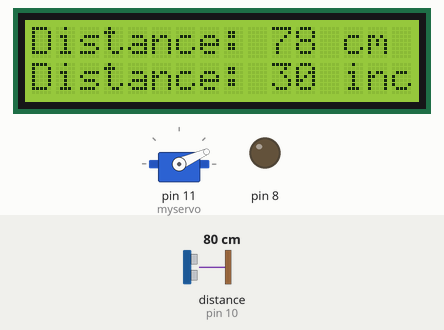
The sketch below on a simulated Arduino Uno, built with avr-gcc and run on an emulated ATmega328P. Shown: servo, 16×2 character LCD, output pins drawn as LEDs (lit = HIGH). Wiring (inferred from the names in the program): ultrasonic range finder: trigger pin 9; echo pin 10. Dashed ring = blinking. The test bench sets the inputs (shaded band); at power-on: distance to the obstacle (sensor on pin 10) 80 cm. The echo pulse lasts 58.3 µs per cm; pins used as bus, display or sensor lines are not drawn.

Above: at 1.2 s.
1.3 s: distance to the obstacle (sensor on pin 10) set to 29 cm
At 2.2 s:
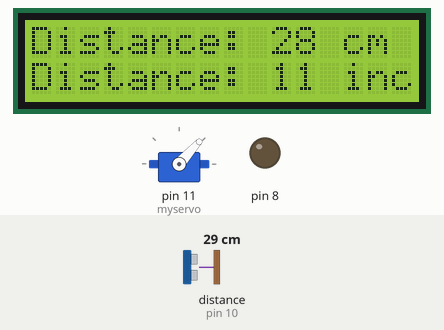
2.9 s: distance to the obstacle (sensor on pin 10) set to 24 cm
At 3.6 s:
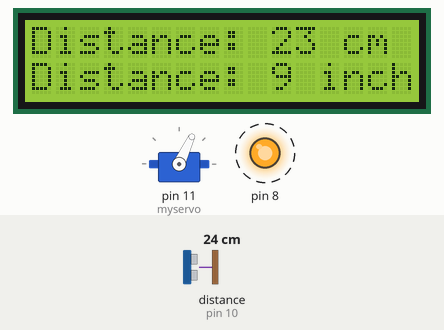
5.9 s: distance to the obstacle (sensor on pin 10) set to 12 cm
At 6.8 s:
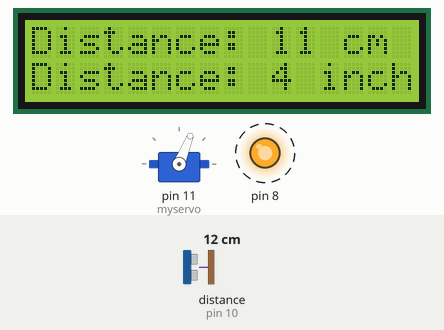
7.5 s: distance to the obstacle (sensor on pin 10) set to 9 cm
At 8.9 s:
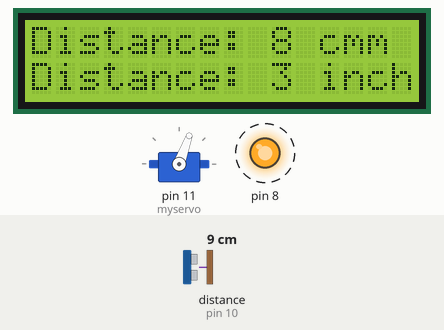
10.5 s: distance to the obstacle (sensor on pin 10) set to 35 cm
At 11.4 s:
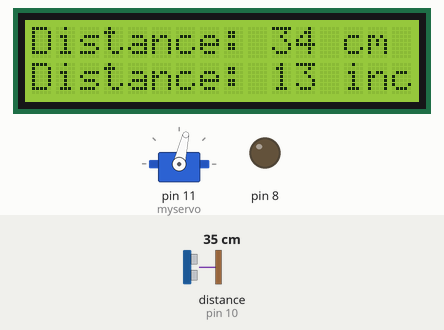
13.1 s: distance to the obstacle (sensor on pin 10) set to 2 cm
At 13.9 s:
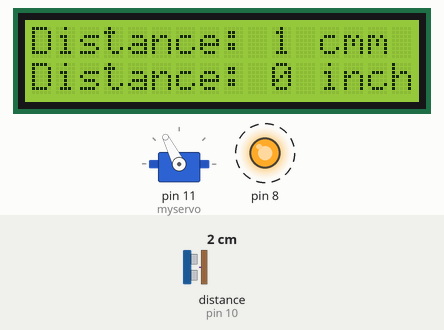
Timing chart, 0 to 38.5 s (numbered marks = the images above; inputs shaded):
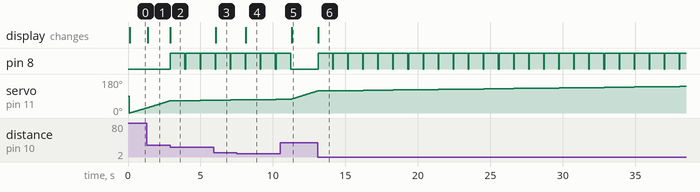

Measured:
- the behaviour switches between 27 and 26 cm on distance to the obstacle (sensor on pin 10) (found by bisection; images 1 and 2)
- the behaviour switches between 11 and 10 cm on distance to the obstacle (sensor on pin 10) (found by bisection; images 3 and 4)
- after the input at 1.3 s, the display: changes after 0.06 s (image 1)
- after the input at 2.9 s, pin 8: alternates HIGH for 1.0 s and LOW for 0.04 s, starting at once; the display: changes at once (image 2)
- after the input at 5.9 s, the display: changes after 0.15 s (image 3)
- after the input at 7.5 s, the display: changes after 0.64 s (image 4)
- after the input at 10.5 s, pin 8: goes on until 11.2 s, then stays LOW; the display: changes after 0.78 s (image 5)
- after the input at 13.1 s, pin 8: alternates HIGH for 1.0 s and LOW for 0.04 s, starting at once; the display: changes at once (image 6)

The sketch:

sketch_feb26c.ino
```cpp
/*
* Ultrasonic Sensor HC-SR04 and Arduino Tutorial
*
* by Dejan Nedelkovski,
* www.HowToMechatronics.com
*
*/
#include <LiquidCrystal.h> // includes the LiquidCrystal Library
LiquidCrystal lcd(1, 2, 4, 5, 6, 7);
#include <Servo.h>
Servo myservo;
int pos =0;// Creates an LCD object. Parameters: (rs, enable, d4, d5, d6, d7)
const int trigPin = 9;
const int echoPin = 10;
const int buzzer = 12;
long duration;
int distanceCm, distanceInch;
void setup() {
myservo.attach(11);
  pinMode(8,OUTPUT);
lcd.begin(16,2); // Initializes the interface to the LCD screen, and specifies the dimensions (width and height) of the display
pinMode(trigPin, OUTPUT);
pinMode(echoPin, INPUT);
}
void loop() {
 for (pos = 0; pos <= 180; pos += 1) { // goes from 0 degrees to 180 degrees
    // in steps of 1 degree
    show();
    myservo.write(pos);              // tell servo to go to position in variable 'pos'
    delay(15);                       // waits 15ms for the servo to reach the position
  }
  for (pos = 180; pos >= 0; pos -= 1) {
    show();// goes from 180 degrees to 0 degrees
    myservo.write(pos);              // tell servo to go to position in variable 'pos'
    delay(15);                       // waits 15ms for the servo to reach the position
  }


}
void show(){
  digitalWrite(trigPin, LOW);
delayMicroseconds(2);
digitalWrite(trigPin, HIGH);
delayMicroseconds(10);
digitalWrite(trigPin, LOW);
duration = pulseIn(echoPin, HIGH);
distanceCm= duration*0.034/2;
distanceInch = duration*0.0133/2;
lcd.setCursor(0,0); // Sets the location at which subsequent text written to the LCD will be displayed
lcd.print("Distance: "); // Prints string "Distance" on the LCD
lcd.print(distanceCm); // Prints the distance value from the sensor
lcd.print(" cm");
delay(10);
lcd.setCursor(0,1);
lcd.print("Distance: ");
lcd.print(distanceInch);
lcd.print(" inch");
if(distanceInch<10)

{
  digitalWrite(8,HIGH);
  delay(1000);
  digitalWrite(8,LOW);
  }
delay(10);
  }
```
